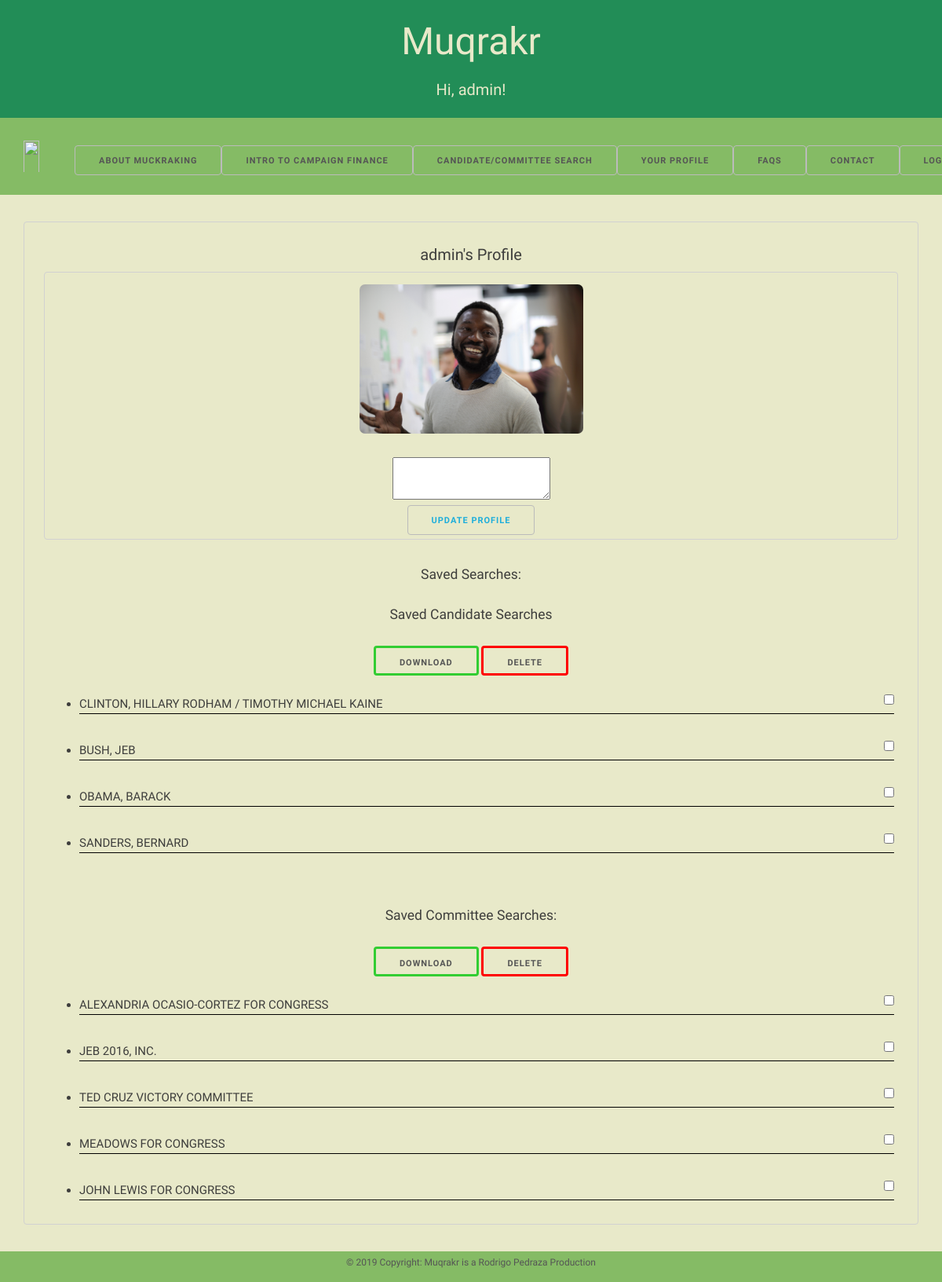
The app's page /your_profile/ (signed in), older data.
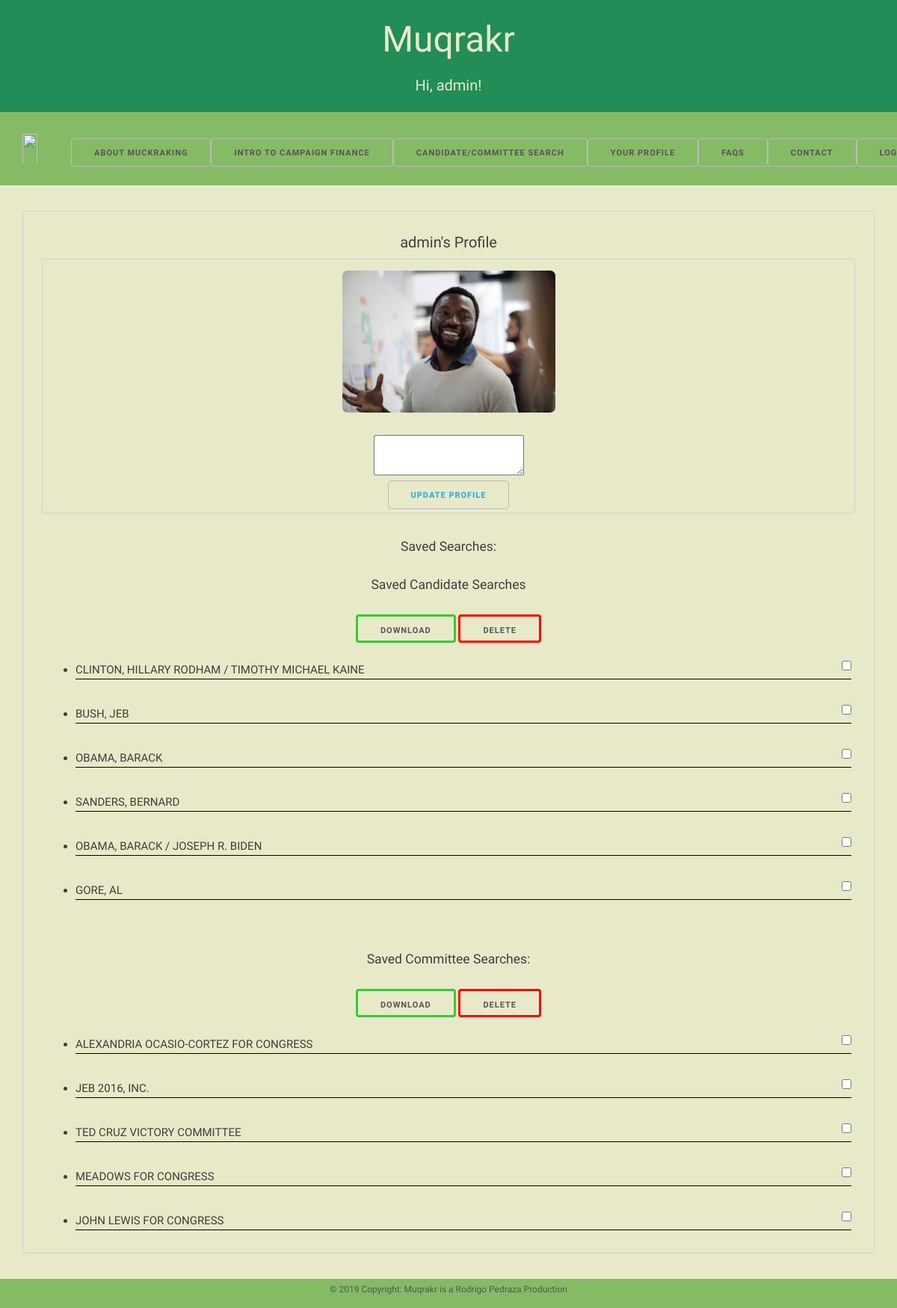
The same page, newer data.
### profiles_app/models.py (models this page shows, shortened)
class CandidateSearch(models.Model):
    name = models.CharField(null=True, blank=True, max_length=100, default='')
    user = models.ForeignKey('users_app.CustomUser', on_delete=models.CASCADE)
    date_saved = models.DateTimeField(auto_now_add=True)
    party = models.CharField(null=True, blank=True, max_length=150, default='')
    office_address = models.CharField(null=True, blank=True, max_length=150, default='')
    total_receipts = models.IntegerField(null=True, blank=True, default=0)
    total_cont_ind = models.IntegerField(null=True, blank=True, default=0)
    total_cont_pacs = models.IntegerField(null=True, blank=True, default=0)
    total_cont = models.IntegerField(null=True, blank=True, default=0)
    total_loans = models.IntegerField(null=True, blank=True, default=0)
    total_disbursements = models.IntegerField(null=True, blank=True, default=0)
    begin_cash = models.IntegerField(null=True, blank=True, default=0)
    end_cash = models.IntegerField(null=True, blank=True, default=0)
    total_refunds = models.IntegerField(null=True, blank=True, default=0)
    debts_owed = models.IntegerField(null=True, blank=True, default=0)
    ind_expend = models.IntegerField(null=True, blank=True, default=0)
    coord_expend = models.IntegerField(null=True, blank=True, default=0)
    begin_info_date = models.CharField(null=True, blank=True, max_length=12, default='')
    final_info_date = models.CharField(null=True, blank=True, max_length=12, default='')
    class Meta:
        verbose_name_plural = "Candidate Searches"

class CommitteeSearch(models.Model):
    committee_name = models.CharField(null=True, blank=True, max_length=150, default='')
    user = models.ForeignKey('users_app.CustomUser', on_delete=models.CASCADE)
    date_saved = models.DateTimeField(auto_now_add=True)
    party = models.CharField(null=True, blank=True, max_length=150, default='')
    comm_treasurer = models.CharField(null=True, blank=True, max_length=150, default='')
    comm_address = models.CharField(null=True, blank=True, max_length=150, default='')
    total_receipts = models.IntegerField(null=True, blank=True, default=0)
    total_cont_ind = models.IntegerField(null=True, blank=True, default=0)
    total_cont_pacs = models.IntegerField(null=True, blank=True, default=0)
    total_cont = models.IntegerField(null=True, blank=True, default=0)
    total_loans = models.IntegerField(null=True, blank=True, default=0)
    total_disbursements = models.IntegerField(null=True, blank=True, default=0)
    begin_cash = models.IntegerField(null=True, blank=True, default=0)
    end_cash = models.IntegerField(null=True, blank=True, default=0)
    total_refunds = models.IntegerField(null=True, blank=True, default=0)
    debts_owed = models.IntegerField(null=True, blank=True, default=0)
    ind_expend = models.IntegerField(null=True, blank=True, default=0)
    coord_expend = models.IntegerField(null=True, blank=True, default=0)
    begin_info_date = models.CharField(null=True, blank=True, max_length=12, default='')
    final_info_date = models.CharField(null=True, blank=True, max_length=12, default='')
    class Meta:
        verbose_name_plural = "Committee Searches"

### profiles_app/views.py (the view)
# urls.py: path('your_profile/', views.YourProfileView.as_view(), name='your_profile'),
class YourProfileView(LoginRequiredMixin, ListView):
    context_object_name = 'candidatesearch'
    template_name = 'your_profile.html'
    def get_queryset(self):
        return CandidateSearch.objects.filter(user=self.request.user)
    def get_context_data(self, **kwargs):
        context = super().get_context_data(**kwargs)
        context['committeesearch_list'] = CommitteeSearch.objects.filter(user=self.request.user)
        return context

### templates/your_profile.html (shortened to what this page needs)
{% extends 'home.html' %}
{% load static %}
{% block content %}
<div class="container">
{% if user.is_authenticated %}
<br>
<h2>{{ user.username }}'s Profile</h2>
	<div>
		<img src="{% static 'profile_pics/john_smith.jpg' %}" width="200" height="200">{% comment %}{{ item.user_pic }}{% endcomment %}
		<textarea class="aboutUsertext">{{ item.about_user }}</textarea>
		<br>
		<button><a href="{% url 'profiles_app:update_your_profile' %}">Update Profile</a></button>
	</div>
	<br>
		<h3>Saved Searches:</h3>
			<div class="savedSearchLeft" style="border: none;">
				<form method="POST">
				<h3 class="savedCand">Saved Candidate Searches</h3>
				<br>
				<button type="submit" class="csvBtn" formaction="{% url 'profiles_app:candidate_csv' %}">Download</button>
				<button type="submit" class="delBtn" formaction="{% url 'profiles_app:delete_candidate' %}">Delete</button>
				<br>
				{% for search in object_list %}
				<br>
				<ul class="saveCandlist">
					<li class="savedSearchitem"><a>{{ search.name }}</a>
						<input type="checkbox" name="checkbox" class="checkbox" value="{{ search.id }}">
					</li>
				</ul>
				{% endfor %}
				</form>
			</div>
			<br>
			<div class="savedSearchRight" style="border: none;">
				<form method="POST">
				<h3 class="savedComm">Saved Committee Searches:</h3>
				<br>
				<button class="csvBtn" formaction="{% url 'profiles_app:committee_csv' %}">Download</button>
				<button type="submit" class="delBtn" formaction="{% url 'profiles_app:delete_committee' %}">Delete</button>
				<br>
				{% for search in committeesearch_list %}
				<br>
				<ul class="saveCommlist">
					<li class="savedSearchitem"><a>{{ search.committee_name }}</a><input type="checkbox" name="checkbox" class="checkbox" value="{{ search.id }}"></li>
				</ul>
				{% endfor %}
				</form>
			</div>
{% endif %}
</div>
{% endblock %}

Row changes from the older to the newer data that the page shows:
added CandidateSearch: name "OBAMA, BARACK / JOSEPH R. BIDEN"
added CandidateSearch: name "GORE, AL"
